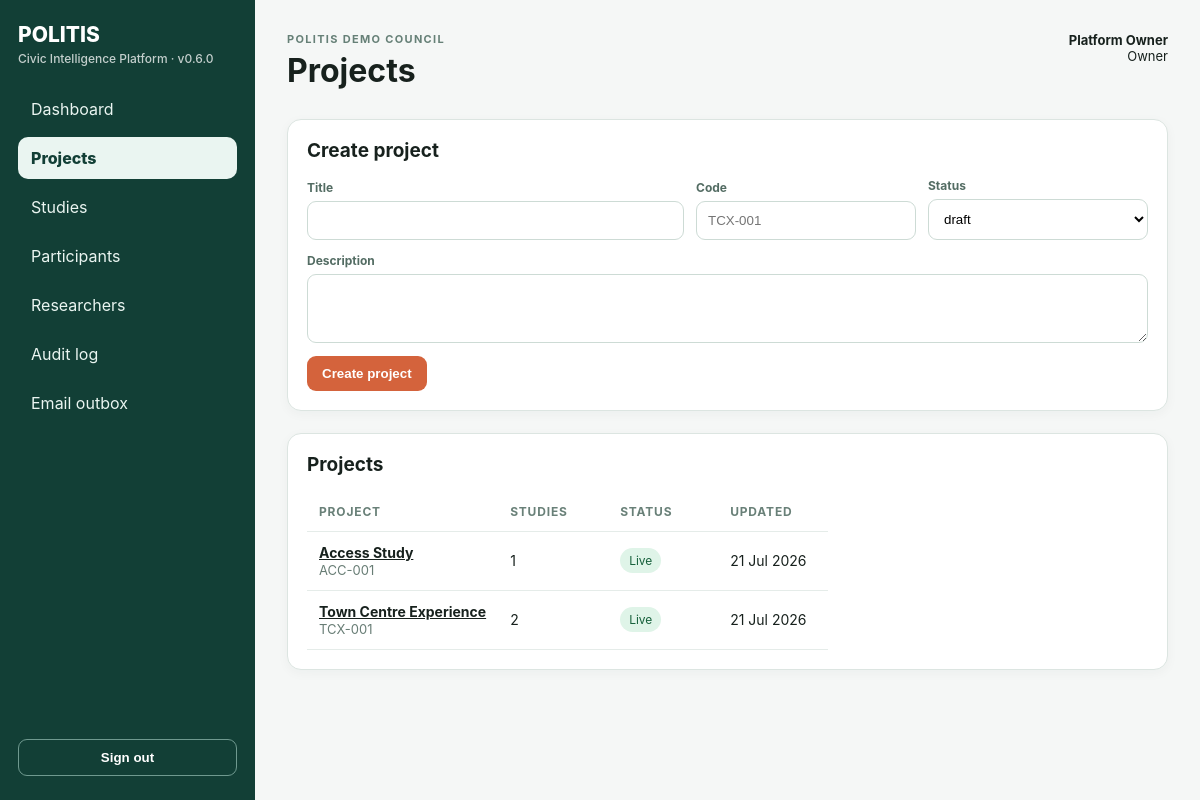
Screenshot of /projects (signed in) with the database file from the repository.
### app/models.py (models this page shows)
class Organisation(Base):
    __tablename__ = "organisations"
    id: Mapped[int] = mapped_column(primary_key=True)
    name: Mapped[str] = mapped_column(String(200), unique=True)
    slug: Mapped[str] = mapped_column(String(100), unique=True)
    created_at: Mapped[datetime] = mapped_column(DateTime(timezone=True), default=utcnow)
    users: Mapped[list[User]] = relationship(back_populates="organisation")

class User(Base):
    __tablename__ = "users"
    __table_args__ = (UniqueConstraint("organisation_id", "email"),)
    id: Mapped[int] = mapped_column(primary_key=True)
    organisation_id: Mapped[int] = mapped_column(ForeignKey("organisations.id"), index=True)
    name: Mapped[str] = mapped_column(String(120))
    email: Mapped[str] = mapped_column(String(255), index=True)
    password_hash: Mapped[str | None] = mapped_column(String(255), nullable=True)
    external_provider: Mapped[str | None] = mapped_column(String(40), nullable=True, index=True)
    external_subject: Mapped[str | None] = mapped_column(String(255), nullable=True, index=True)
    last_login_at: Mapped[datetime | None] = mapped_column(DateTime(timezone=True), nullable=True)
    role: Mapped[str] = mapped_column(String(30), default=Role.researcher.value)
    is_active: Mapped[bool] = mapped_column(Boolean, default=True)
    created_at: Mapped[datetime] = mapped_column(DateTime(timezone=True), default=utcnow)
    organisation: Mapped[Organisation] = relationship(back_populates="users")

class Project(Base):
    __tablename__ = "projects"
    __table_args__ = (UniqueConstraint("organisation_id", "code"),)
    id: Mapped[int] = mapped_column(primary_key=True)
    organisation_id: Mapped[int] = mapped_column(ForeignKey("organisations.id"), index=True)
    title: Mapped[str] = mapped_column(String(200))
    code: Mapped[str] = mapped_column(String(50))
    description: Mapped[str] = mapped_column(Text, default="")
    status: Mapped[str] = mapped_column(String(30), default=ProjectStatus.draft.value)
    created_by_id: Mapped[int] = mapped_column(ForeignKey("users.id"))
    created_at: Mapped[datetime] = mapped_column(DateTime(timezone=True), default=utcnow)
    updated_at: Mapped[datetime] = mapped_column(DateTime(timezone=True), default=utcnow, onupdate=utcnow)

### app/main.py (the view)
@app.get("/projects",response_class=HTMLResponse)
def projects(request:Request,u=Depends(current_user),db:Session=Depends(get_db)):
    rows=db.scalars(select(Project).where(Project.organisation_id==u.organisation_id).order_by(Project.updated_at.desc())).all(); counts=dict(db.execute(select(Study.project_id,func.count(Study.id)).where(Study.organisation_id==u.organisation_id).group_by(Study.project_id)).all()); return render(request,"projects.html",user=u,projects=rows,counts=counts,statuses=[x.value for x in ProjectStatus])

### app/templates/projects.html
{% extends "base.html" %}{% block title %}Projects{% endblock %}{% block content %}
{% if can_edit %}<div class="card"><h2>Create project</h2><form method="post" action="/projects" class="stack"><div class="row"><div class="field"><label>Title</label><input name="title" required></div><div class="field small"><label>Code</label><input name="code" required placeholder="TCX-001"></div><div class="field small"><label>Status</label><select name="status_value">{% for s in statuses %}<option>{{ s }}</option>{% endfor %}</select></div></div><div class="field"><label>Description</label><textarea name="description" rows="3"></textarea></div><div><button>Create project</button></div></form></div>{% endif %}
<div class="card section"><h2>Projects</h2><table class="table"><thead><tr><th>Project</th><th>Studies</th><th>Status</th><th>Updated</th></tr></thead><tbody>{% for p in projects %}<tr><td><a href="/projects/{{ p.id }}"><strong>{{ p.title }}</strong></a><br><span class="muted">{{ p.code }}</span></td><td>{{ counts.get(p.id,0) }}</td><td><span class="badge {{ p.status }}">{{ p.status|title }}</span></td><td>{{ p.updated_at.strftime('%d %b %Y') }}</td></tr>{% else %}<tr><td colspan="4" class="empty">No projects have been created.</td></tr>{% endfor %}</tbody></table></div>
{% endblock %}

### app/templates/base.html (shortened to what this page needs)
<!doctype html>
<html lang="en">
<head>
  <link rel="stylesheet" href="/static/app.css">
</head>
<body>
{% if user %}
<div class="shell">
  <aside class="sidebar">
    <div class="brand">POLITIS<small>Civic Intelligence Platform · v{{ version }}</small></div>
    <nav class="nav" aria-label="Primary navigation">
      <a class="{% if request.url.path == '/' %}active{% endif %}" href="/">Dashboard</a>
      <a class="{% if request.url.path.startswith('/projects') %}active{% endif %}" href="/projects">Projects</a>
      <a class="{% if request.url.path.startswith('/studies') %}active{% endif %}" href="/studies">Studies</a>
      <a class="{% if request.url.path.startswith('/participants') %}active{% endif %}" href="/participants">Participants</a>
      {% if user.role in ['owner','admin'] %}
      <a class="{% if request.url.path.startswith('/researchers') %}active{% endif %}" href="/researchers">Researchers</a>
      <a class="{% if request.url.path.startswith('/audit') %}active{% endif %}" href="/audit">Audit log</a>
      <a class="{% if request.url.path.startswith('/outbox') %}active{% endif %}" href="/outbox">Email outbox</a>
      {% endif %}
    </nav>
    <form method="post" action="/logout"><button class="ghost" type="submit">Sign out</button></form>
  </aside>
  <main class="main" id="main-content" tabindex="-1">
    <div class="top">
      <div><div class="eyebrow">{{ user.organisation.name }}</div><h1>{% block title %}{% endblock %}</h1></div>
      <div class="userbox"><strong>{{ user.name }}</strong><br>{{ user.role|title }}</div>
    </div>
    {% block content %}{% endblock %}
  </main>
</div>
{% else %}
{% block public %}{% endblock %}
{% endif %}
</body>
</html>

### app/static/app.css (style rules this page uses)
* { box-sizing:border-box }
body { margin:0;font-family:Inter,ui-sans-serif,system-ui,-apple-system,BlinkMacSystemFont,"Segoe UI",sans-serif;background:#f5f7f6;color:#17211d }
a { color:inherit }
.shell { display:grid;grid-template-columns:255px 1fr;min-height:100vh }
.sidebar { background:#123f36;color:white;padding:24px 18px;display:flex;flex-direction:column;gap:22px }
.brand { font-weight:800;font-size:21px;line-height:1.05 }
.brand small { display:block;font-weight:500;opacity:.75;font-size:12px;margin-top:7px }
.nav { display:grid;gap:7px }
.nav a { padding:11px 13px;text-decoration:none;border-radius:10px;color:#eaf5f1 }
.sidebar form { margin-top:auto }
.ghost { background:transparent;border:1px solid #6f998f;color:white;width:100% }
.main { padding:32px;max-width:1400px;width:100% }
.top { display:flex;justify-content:space-between;align-items:flex-start;margin-bottom:24px }
.eyebrow { text-transform:uppercase;letter-spacing:.12em;font-size:11px;color:#668077;font-weight:700 }
.top h1 { margin:5px 0 }
.userbox { text-align:right;font-size:13px }
.card { background:white;border:1px solid #dce5e1;border-radius:14px;padding:19px;box-shadow:0 3px 12px rgba(20,50,40,.04) }
.table { width:100%;border-collapse:collapse }
.table th,.table td { padding:12px;border-bottom:1px solid #e5ece9;text-align:left;font-size:14px }
.table th { font-size:12px;text-transform:uppercase;letter-spacing:.07em;color:#698078 }
.row { display:flex;gap:12px;align-items:end;flex-wrap:wrap }
.field { display:grid;gap:6px;min-width:180px;flex:1 }
.field label { font-size:12px;font-weight:700;color:#536c63 }
.field input,.field select,.field textarea { width:100%;padding:11px;border:1px solid #cddbd5;border-radius:9px;background:white }
.btn,button { display:inline-block;border:0;border-radius:9px;background:#d4633c;color:white;padding:10px 15px;font-weight:700;cursor:pointer;text-decoration:none }
.badge { display:inline-block;border-radius:100px;padding:5px 9px;background:#e8efec;color:#31584e;font-size:12px }
.badge.live { background:#dff4e8;color:#16603b }
.muted { color:#687d75;font-size:13px }
.stack { display:grid;gap:13px }
.section { margin-top:22px }
.small { max-width:220px }
.active,.granted { background:#dff4e8;color:#16603b }
h2 { margin-top:0;font-size:19px }
.nav a.active { background:#eaf5f1;color:#123f36;font-weight:800 }
.table { display:block;overflow-x:auto;white-space:nowrap }
.table td { white-space:normal;min-width:110px }

### rows the page displays
Organisation: organisation.name "POLITIS DEMO COUNCIL"
User: name "Platform Owner", role "Owner"
Project: title "Access Study", code "ACC-001", get "1", status "Live", updated_at "21 Jul 2026"
Project: title "Town Centre Experience", code "TCX-001", get "2", status "Live", updated_at "21 Jul 2026"

### other values shown
{{ version }} "0.6.0"
form field status_value "draft"
